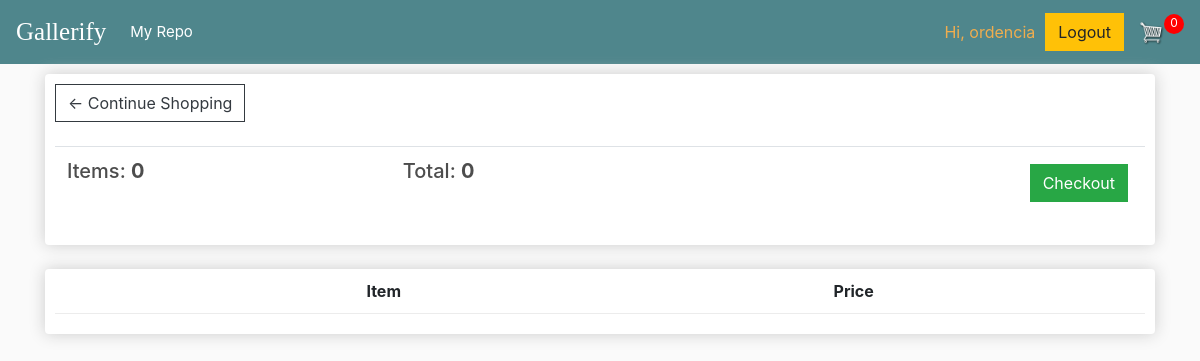
The app's page /cart/ (signed in), older data.
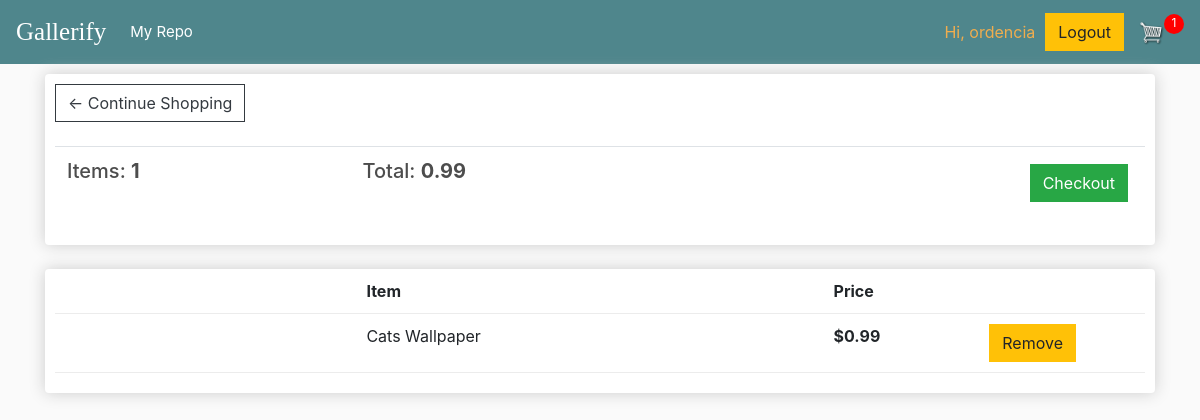
The same page, newer data.
### gallery/models.py (models this page shows, shortened)
class Order(models.Model):
	customer = models.ForeignKey(Customer, on_delete=models.SET_NULL, blank=True, null=True)
	date_ordered = models.DateTimeField(auto_now_add=True)
	complete = models.BooleanField(default=False, null=True, blank=False)
	transaction_id = models.CharField(max_length=200, null=True)
	@property
	def get_cart_total(self):
		orderitems = self.orderitem_set.all()
		total = sum([item.get_total for item in orderitems])
		return total
	@property
	def get_cart_items(self):
		orderitems = self.orderitem_set.all()
		total = sum([1 for item in orderitems])
		return total

class OrderItem(models.Model):
	product = models.ForeignKey(Product, on_delete=models.SET_NULL, blank=True, null=True)
	order = models.ForeignKey(Order, on_delete=models.SET_NULL, blank=True, null=True)
	date_added = models.DateTimeField(auto_now_add=True)
	@property
	def get_total(self):
		total = self.product.price
		return total

class Product(models.Model):
	name = models.CharField(max_length=200, null=True)
	price = models.DecimalField(max_digits=7, decimal_places=2)
	sampleImage = models.ImageField(null=True, blank=True, upload_to='sample_images')
	image = models.ImageField(null=True, blank=True, upload_to='product_images')
	@property
	def sampleImageURL(self):
		try:
			url = self.sampleImage.url
		except:
			url = ''
		return url

### gallery/views.py (the view)
# urls.py: path('cart/', views.cart, name="cart"),
def cart(request):
	context = cartData(request)
	return render(request, 'gallery/cart.html', context)

### gallery/utils.py (called while the page is built, shortened)
def cookieCart(request):
	try:
		cart = json.loads(request.COOKIES['cart'])
	except:
		cart = {}
	items = []
	order = {'get_cart_total':0, 'get_cart_items': 0}
	cartItems = order['get_cart_items']
	return {'items': items, 'order': order, 'cartItems': cartItems}

### gallery/templates/gallery/cart.html
{% extends 'gallery/main.html' %}
{% load static %}
{% block content %}
	<div class="row">
		<div class="col-lg-12">
			<div class="box-element">
				<a class="btn btn-outline-dark" href="{% url 'store' %}">&#x2190; Continue Shopping</a>
				<br>
				<br>
				<table class="table">
					<tr>
						<th><h5>Items: <strong>{{order.get_cart_items}}</strong></h5></th>
						<th><h5>Total: <strong>{{order.get_cart_total}}</strong></h5></th>
						<th><a style="float:right; margin: 5px;"class="btn btn-success" href="{% url 'checkout' %}">Checkout</a></th>
					</tr>
				</table>
			</div>
			<br>
			<div class="box-element">
				<div class="cart-row">
					<div style="flex: 2"></div>
					<div style="flex: 3"><strong>Item</strong></div>
					<div style="flex: 1"><strong>Price</strong></div>
					<div style="flex: 1"><strong></strong></div>
				</div>
				{% for item in items %}
				<div class="cart-row">
					<div style="flex: 2"><img class="row-image" src="{{item.product.sampleImageURL}}"></div>
					<div style="flex: 3">{{item.product.name}}</div>
					<div style="flex: 1"><strong>${{item.product.price|floatformat:2}}</strong></div>
					<div style="flex: 1"><button data-product={{item.product.id}} data-action="remove" class="btn btn-warning update-cart">Remove</button></div>
				</div>
				{% endfor %}
			</div>
		</div>
	</div>
{% endblock content %}

### gallery/templates/gallery/main.html (shortened to what this page needs)
<!DOCTYPE html>
{% load static %}
<html>
<head>
	<link rel="stylesheet" href="https://stackpath.bootstrapcdn.com/bootstrap/4.4.1/css/bootstrap.min.css">
	<link rel="stylesheet" type="text/css" href="{% static 'css/main.css' %}">
</head>
<body>
	<nav class="navbar navbar-expand-lg navbar-dark bg-dark">
	  <a class="navbar-brand" href="{% url 'store' %}">Gallerify</a>
	  <div class="collapse navbar-collapse" id="navbarSupportedContent">
	    <ul class="navbar-nav mr-auto">
	      <li class="nav-item active">
	        <a class="nav-link" href="{% url 'user_repo' %}">My Repo <span class="sr-only">(current)</span></a>
	      </li>
	    </ul>
	    <div class="form-inline my-2 my-lg-0">
	    	{% if user.is_authenticated %}
				<span class="navbar-text" style="color: #f0ad4e">Hi, {{user}}</span>
				<a href="{% url 'logout' %}"class="btn btn-warning">Logout</a>
        	{% else %}
	          	<a href="{% url 'login' %}"class="btn btn-warning">Login</a>
        	{% endif %}
	     	<a href="{% url 'cart' %}">
	    		<img  id="cart-icon" src="{% static 'images/cartIcon.png' %}">
	    	</a>
	    	{% if cartItems or cartItems == 0 %}
	    		<p id="cart-total">{{cartItems}}</p>
	    	{% endif %}
	    </div>
	  </div>
	</nav>
	<div class="container">
		{% block content %}
		{% endblock content%}
	</div>
</body>
</html>

### static/css/main.css (style rules this page uses)
body { background-color: hsl(0, 0%, 98%); }
h1,h2,h3,h4,h5,h6 { color:hsl(0, 0%, 30%); }
.navbar-brand { font-family: "papyrus"; font-size: 25px; }
.nav-link { font-size: 15px; }
.navbar-text { padding-right: 10px; }
.box-element { box-shadow:hsl(0, 0%, 80%) 0 0 16px; background-color: #fff; border-radius: 4px; padding: 10px; }
.bg-dark { background-color: #4f868c!important; }
#cart-icon { width:25px; display: inline-block; margin-left: 15px; }
#cart-total { display: block; text-align: center; color:#fff; background-color: red; width: 20px; height: 20px; border-radius: 50%; font-size: 12px; }
.col-lg-4, .col-lg-6, .col-lg-8, .col-lg-12 { margin-top: 10px; }
.btn { border-radius: 0; }
.cart-row { display: flex; align-items: flex-stretch; padding-bottom: 10px; margin-bottom: 10px; border-bottom: 1px solid #ececec; }

Row changes from the older to the newer data that the page shows:
removed Order: get_cart_items "0", get_cart_total "0"
added Order: get_cart_items "1", get_cart_total "0.99"
added OrderItem: product.name "Cats Wallpaper", product.price "0.99"
Text that changed along with them:
{{ cartItems }}: "0" → "1"
